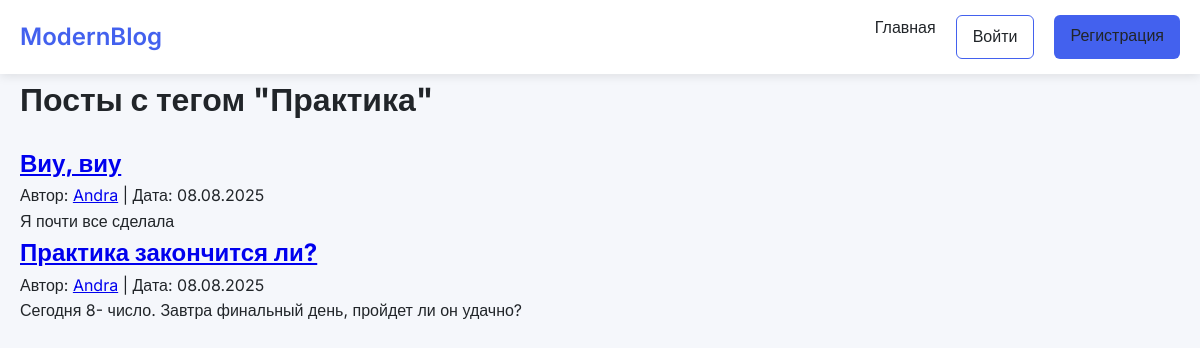
Page /tags/Практика on the committed database.
### app.py (models this page shows)
class Post(db.Model):
    id = db.Column(db.Integer, primary_key=True)
    title = db.Column(db.String(100), nullable=False)
    content = db.Column(db.Text, nullable=False)
    date_posted = db.Column(db.DateTime, nullable=False, default=datetime.utcnow)
    is_public = db.Column(db.Boolean, default=True)
    tags = db.Column(db.String(200))
    user_id = db.Column(db.Integer, db.ForeignKey('user.id'), nullable=False)
    comments = db.relationship('Comment', backref='post', lazy=True)

class User(UserMixin, db.Model):
    id = db.Column(db.Integer, primary_key=True)
    username = db.Column(db.String(80), unique=True, nullable=False)
    password = db.Column(db.String(120), nullable=False)
    posts = db.relationship('Post', backref='author', lazy=True)
    comments = db.relationship('Comment', backref='author', lazy=True)
    following = db.relationship('Follow', foreign_keys='Follow.follower_id', backref='follower', lazy=True)
    followers = db.relationship('Follow', foreign_keys='Follow.followed_id', backref='followed', lazy=True)

### app.py (the view)
@app.route('/tags/<tag>')
def posts_by_tag(tag):
    posts = Post.query.filter(Post.tags.contains(tag)).order_by(Post.date_posted.desc()).all()
    return render_template('tags.html', posts=posts, tag=tag)

### templates/tags.html (shortened to what this page needs)
{% extends "base.html" %}
{% block content %}
<h1>Посты с тегом "{{ tag }}"</h1>
{% for post in posts %}
<div class="post">
    <h2><a href="{{ url_for('view_post', post_id=post.id) }}">{{ post.title }}</a></h2>
    <div class="meta">
        Автор: <a href="#">{{ post.author.username }}</a> |
        Дата: {{ post.date_posted.strftime('%d.%m.%Y') }}
    </div>
    <p>{{ post.content[:150] }}{% if post.content|length > 150 %}...{% endif %}</p>
</div>
{% endfor %}
{% endblock %}

### templates/base.html (style rules this page uses)
:root { --primary: #4361ee; --secondary: #3f37c9; --light: #f8f9fa; --dark: #212529; --gray: #6c757d; --success: #4bb543; --danger: #ff3333; }
* { margin: 0; padding: 0; box-sizing: border-box; }
body { font-family: 'Inter', sans-serif; line-height: 1.6; color: var(--dark); background-color: #f5f7fb; padding: 0; margin: 0; }
h1 { font-size: 2rem; margin-bottom: 20px; }

### rows in the picture
Post: title "Виу, виу", author.username "Andra", date_posted "08.08.2025", content "Я почти все сделала"
Post: title "Практика закончится ли?", author.username "Andra", date_posted "08.08.2025", content "Сегодня 8- число. Завтра финальный день, пройдет ли он удачно?"

### other values in the picture
{{ tag }} "Практика"
